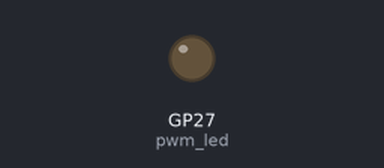
Recording of a program running on a simulated Raspberry Pi Pico running MicroPython. Parts: output pins drawn as LEDs (lit = HIGH).

Above: at 0.8 s.
Timing chart, 0 to 22.0 s (numbered marks = the images above):
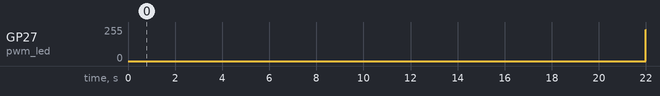

Measured:
- by itself, GP27 (pwm_led): 0/255 → 233/255 at 22.0 s

The program:

pulsing_light.py
```python
from machine import Pin, PWM # importe dans le code la lib qui permet de gerer les Pin de sortie et de modulation du signal
import time # importe dans le code la lib qui permet de gerer le temps

pwm_led = PWM(Pin(27,mode=Pin.OUT)) # on prescise au programme que la pin 27 est une sortie de type PWN
pwm_led.freq(1_000) # dont la frequence est de 1000 (default)
pwm_led.duty_u16(13000) # on lui donne une valeur comprise entre 0  et 65535 qui est converti entre 0 et 3.3v7

n = 65000
t = 0.1
go = "up"

while True:
    for i in range(n):
        pwm_led.duty_u16(i)

    for j in range(n):
        pwm_led.duty_u16(n - j)

#     pwm_led.duty_u16(n)
#
#     if n == 65000:
#         go = "down"
#
#     elif n == 0:
#         go = "up"
#
#     if go == "up":
#         n += 1
#     else:
#         n -= 1
```
